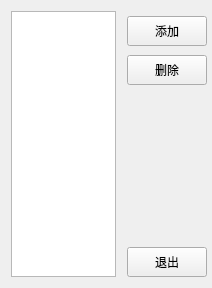
<?xml version="1.0" encoding="UTF-8"?>
<ui version="4.0">
 <class>FormUnitManage</class>
 <widget class="QWidget" name="FormUnitManage">
  <property name="geometry">
   <rect>
    <x>0</x>
    <y>0</y>
    <width>212</width>
    <height>288</height>
   </rect>
  </property>
  <property name="windowTitle">
   <string>单位管理</string>
  </property>
  <layout class="QGridLayout" name="gridLayout">
   <property name="leftMargin">
    <number>11</number>
   </property>
   <property name="topMargin">
    <number>11</number>
   </property>
   <property name="rightMargin">
    <number>5</number>
   </property>
   <property name="horizontalSpacing">
    <number>11</number>
   </property>
   <item row="0" column="1">
    <layout class="QVBoxLayout" name="verticalLayout">
     <property name="spacing">
      <number>9</number>
     </property>
     <property name="topMargin">
      <number>5</number>
     </property>
     <item>
      <widget class="QPushButton" name="pushButton_add">
       <property name="minimumSize">
        <size>
         <width>0</width>
         <height>30</height>
        </size>
       </property>
       <property name="maximumSize">
        <size>
         <width>80</width>
         <height>16777215</height>
        </size>
       </property>
       <property name="text">
        <string>添加</string>
       </property>
      </widget>
     </item>
     <item>
      <widget class="QPushButton" name="pushButton_del">
       <property name="minimumSize">
        <size>
         <width>0</width>
         <height>30</height>
        </size>
       </property>
       <property name="maximumSize">
        <size>
         <width>80</width>
         <height>16777215</height>
        </size>
       </property>
       <property name="text">
        <string>删除</string>
       </property>
      </widget>
     </item>
     <item>
      <spacer name="verticalSpacer">
       <property name="orientation">
        <enum>Qt::Vertical</enum>
       </property>
       <property name="sizeHint" stdset="0">
        <size>
         <width>20</width>
         <height>40</height>
        </size>
       </property>
      </spacer>
     </item>
     <item>
      <widget class="QPushButton" name="pushButton_exit">
       <property name="minimumSize">
        <size>
         <width>0</width>
         <height>30</height>
        </size>
       </property>
       <property name="maximumSize">
        <size>
         <width>80</width>
         <height>16777215</height>
        </size>
       </property>
       <property name="text">
        <string>退出</string>
       </property>
      </widget>
     </item>
    </layout>
   </item>
   <item row="0" column="0">
    <widget class="QListWidget" name="listWidget"/>
   </item>
  </layout>
 </widget>
 <resources/>
 <connections/>
</ui>
